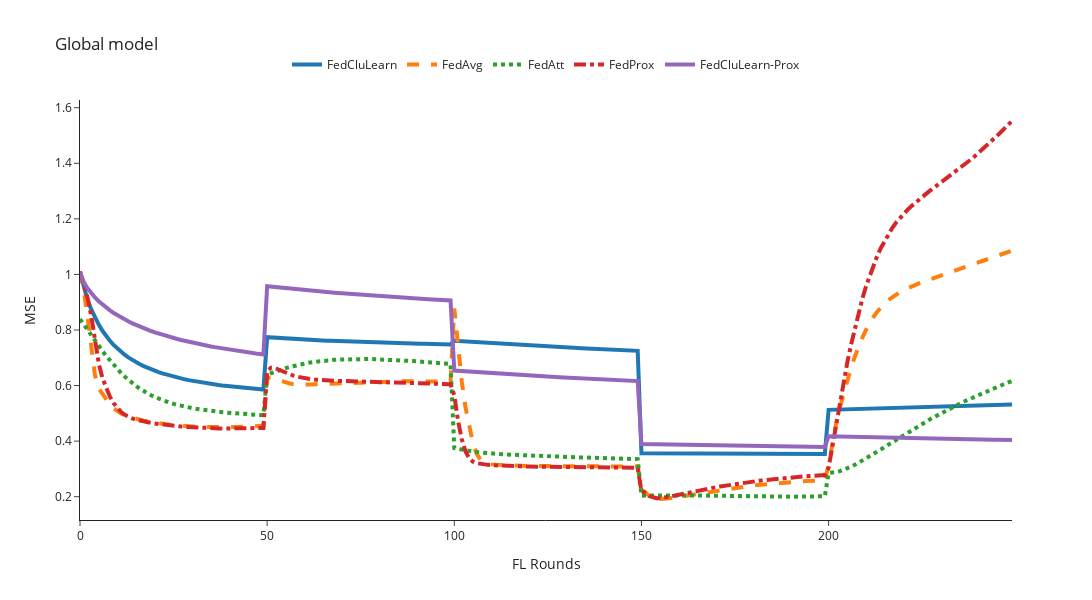

Write notebook code for a chart like this one.
### Code cell
mse_column = 'mse'
# n_rounds, y = preprocessing_results(filenames=[global_FedCluLearn, global_FedCluLearn_recent, global_FedCluLearn_percentage, global_FedAvg, global_FedAtt, global_FedProx, global_FedCluLearn_Prox, global_FedCluLearn_Prox_recent, None], mse_column=mse_column)
# global_filenames = [global_FedCluLearn, global_FedAvg, global_FedAtt, global_FedProx, global_FedCluLearn_Prox]
global_filenames = [global_FedCluLearn, global_FedAvg, global_FedAtt, global_FedProx, global_FedCluLearn_Prox]
n_rounds, y = preprocessing_results(filenames=global_filenames, mse_column=mse_column)
#Avg {mse_column.upper()} Global model
plot_plotly(n_rounds, y, title=f'Global model', y_axis_title=f'{mse_column.upper()}', y_axis_max=1)

### Figure 1 — Plotly figure (JSON) as saved in the notebook; plotly's stock layout.template omitted (floating-point values rounded to 4 significant figures; data arrays with more than 128 entries replaced by an {"elided": "..."} marker saying what was removed)
{"data": [{"line": {"dash": "solid", "width": 4}, "mode": "lines", "name": "FedCluLearn", "type": "scatter", "x": {"elided": "251 int values"}, "y": {"elided": "250 float values"}}, {"line": {"dash": "dash", "width": 4}, "mode": "lines", "name": "FedAvg", "type": "scatter", "x": {"elided": "251 int values"}, "y": {"elided": "250 float values"}}, {"line": {"dash": "dot", "width": 4}, "mode": "lines", "name": "FedAtt", "type": "scatter", "x": {"elided": "251 int values"}, "y": {"elided": "250 float values"}}, {"line": {"dash": "dashdot", "width": 4}, "mode": "lines", "name": "FedProx", "type": "scatter", "x": {"elided": "251 int values"}, "y": {"elided": "250 float values"}}, {"line": {"dash": "solid", "width": 4}, "mode": "lines", "name": "FedCluLearn-Prox", "type": "scatter", "x": {"elided": "251 int values"}, "y": {"elided": "250 float values"}}], "layout": {"height": 600, "legend": {"orientation": "h", "x": 0.5, "xanchor": "center", "y": 1.05, "yanchor": "bottom"}, "title": {"text": "Global model"}, "width": 1200, "xaxis": {"autorange": true, "range": [0, 249], "title": {"text": "FL Rounds"}, "type": "linear"}, "yaxis": {"autorange": true, "range": [0.1161, 1.628], "title": {"text": "MSE"}, "type": "linear"}}}
